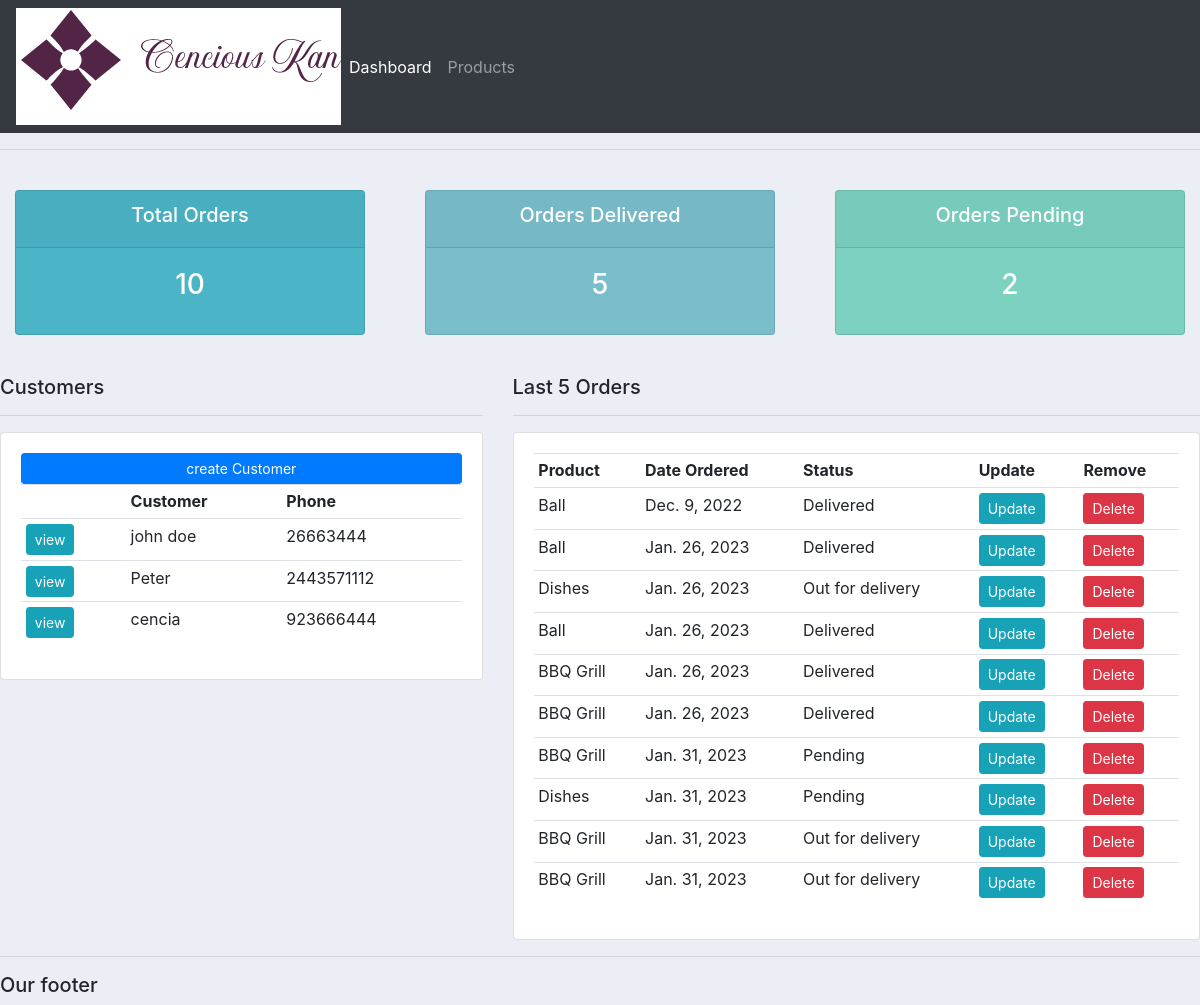
The page / on the database its author committed.
### accounts/models.py (models this page shows, shortened)
class Customer(models.Model):
    name = models.CharField(max_length=200, null=True)
    phone = models.CharField(max_length=200, null=True)
    email = models.EmailField(max_length=200, null=True)
    date_created = models.DateField(auto_now_add=True, null=True)

class Order(models.Model):
    STATUS=(
            ('Pending', 'pending'),
            ('Out for delivery', 'out for delivery'),
            ('Delivered', 'delivered'),
        )
    customer= models.ForeignKey(Customer, null=True, on_delete=models.SET_NULL)
    products= models.ForeignKey(Product, null=True, on_delete=models.SET_NULL)
    date_created=models.DateField(auto_now_add=True, null=True)
    status= models.CharField(max_length=200, null=True, choices=STATUS)
    note = models.CharField(max_length=1000,null=True)

class Product(models.Model):
    CATEGORY=(
        ('Indoor','Indoor'),
        ('Outdoor', 'outdoor'),
    )
    name=models.CharField(max_length=200, null=True)
    price=models.FloatField(null=True)
    category=models.CharField(max_length=200, null=True, choices=CATEGORY)
    description=models.CharField(max_length=200, null=True)
    date_created= models.DateField(auto_now_add=True, null=True)
    tags=models.ManyToManyField(Tag)
    def __str__(self):
        return self.name

### accounts/views.py (the view)
# urls.py: path('',views.home, name="home"),
def home(request):
    orders = Order.objects.all()
    customers = Customer.objects.all()
    total_customers =customers.count()
    total_orders = orders.count()
    delivered = orders.filter(status='Delivered').count()
    pending = orders.filter(status='Pending').count()
    context = {'orders':orders, 'customers':customers,
    'pending':pending,
    'delivered':delivered,'total_orders':total_orders}
    return render(request,'accounts/dashboard.html', context)

### accounts/templates/accounts/dashboard.html
{%extends 'accounts/main.html' %}
{% load static%}
{%block element%}
{% include 'accounts/status.html' %}
<br>
<div class="row">
    <div class="col-md-5">
        <h5>Customers</h5>
        <hr>
        <div class="card card-body">
            <a class="btn btn-primary btn-sm btn-block" href="">create Customer</a>
            <table class="table table-sm">
                <tr>
                    <th></th>
                    <th>Customer</th>
                    <th>Phone</th>
                </tr>
                {% for customer in customers%}
                <tr>
                    <td><a class="btn btn-sm btn-info" href="{% url 'customer' customer.id %}">view</a></td>
                    <td>{{customer.name}} </td>
                    <td>{{customer.phone}} </td>
                </tr>
                {% endfor%}
            </table>
        </div>
    </div>
    <div class="col-md-7">
        <h5>Last 5 Orders</h5>
        <hr>
        <div class="card card-body">
            <table class="table table-sm">
                <tr>
                    <th>Product</th>
                    <th>Date Ordered</th>
                    <th>Status</th>
                    <th>Update</th>
                    <th>Remove</th>
                </tr>
                {% for order in orders%}
                <tr>
                    <td>{{order.products}} </td>
                    <td>{{order.date_created}} </td>
                    <td>{{order.status}} </td>
                    <td><a class="btn btn-sm btn-info" href="{% url 'update_order' order.id %}">Update</a></td>
                    <td><a class="btn btn-sm btn-danger" href="{% url 'delete_order' order.id %}">Delete</a></td>
                </tr>
                {% endfor%}
            </table>
        </div>
    </div>
</div>
{%endblock element%}

### static/css/main.css (style rules this page uses)
body { background-color: #ebeff5; }

### rows shown on the page
Customer: name "john doe", phone "26663444"
Customer: name "Peter", phone "2443571112"
Customer: name "cencia", phone "923666444"
Order: products "Ball", date_created "Dec. 9, 2022", status "Delivered"
Order: products "Ball", date_created "Jan. 26, 2023", status "Delivered"
Order: products "Dishes", date_created "Jan. 26, 2023", status "Out for delivery"
Order: products "Ball", date_created "Jan. 26, 2023", status "Delivered"
Order: products "BBQ Grill", date_created "Jan. 26, 2023", status "Delivered"
Order: products "BBQ Grill", date_created "Jan. 26, 2023", status "Delivered"
Order: products "BBQ Grill", date_created "Jan. 31, 2023", status "Pending"
Order: products "Dishes", date_created "Jan. 31, 2023", status "Pending"
Order: products "BBQ Grill", date_created "Jan. 31, 2023", status "Out for delivery"
Order: products "BBQ Grill", date_created "Jan. 31, 2023", status "Out for delivery"

### other values the page prints
{{ total_orders }} "10"
{{ delivered }} "5"
{{ pending }} "2"
